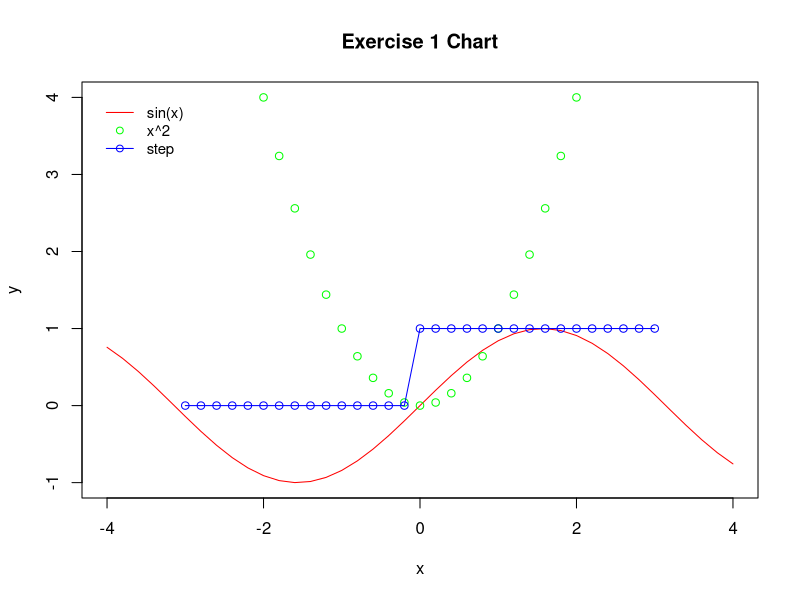

This chart was generated by the following R code:

### Kristin Meier
### R script for MSiA 400 Lab 1 
### Excersise 1 Problem 1
### 10/16/2016

# create line charts for the 3 functions on the same set of axes
  # create the data frame w/ all functions and plot from there
  # use maximum range for y values (-4:4)

ex1_chart <- function(){

 plotloc <- "/Users/kmeier92/Documents/Northwestern/fall2016/Competitive_Analytics/labs/exercises/"

 ##############################
 # 1. Make Data
 ##############################
 
   # sin(x) between -4 and 4
    x <- seq(-4,4,0.2)
    sinx <- sin(x)
   # create data frame
    plotdata <- data.frame(x,sinx)
  
   # create x^2 b/w -2 and 2
    plotdata$x2 <- NULL
    plotdata$x2[plotdata$x >= -2 & plotdata$x <= 2] <- (plotdata$x[plotdata$x >= -2 & plotdata$x <= 2])^2
  
   # create binary step function
    plotdata$step <- NULL
    plotdata$step[plotdata$x >= 0 & plotdata$x <= 3] <- 1
    plotdata$step[plotdata$x >= -3 & plotdata$x < 0] <- 0
  
 ##############################
 # 2. Make Plot
 ##############################

  pdf(paste(plotloc,"ex1chart.pdf",sep=""))
  
    # set up plot info here 
    # easy to change if necessary 
    labels <- c("sin(x)","x^2","step")
    colors <- c("red","green","blue")
    types <- c("l","p","o")
    ymin <- min(plotdata[,-1],na.rm=T)
    ymax <- max(plotdata[,-1],na.rm=T)
    title <- "Exercise 1 Chart"
      
    # first plot sin(x)
    plot(x = plotdata$x,
         y = plotdata$sinx,
         type = types[1],
         col = colors[1],
         ylim = c(ymin,ymax),
         xlab = "x",
         ylab = "y",
         main = title
         )
    # next plot x^2
    lines(x = plotdata$x,
          y = plotdata$x2,
          type = types[2],
          col = colors[2])
    # last plot step function
    lines(x = plotdata$x,
          y = plotdata$step,
          type = types[3],
          col = colors[3])
    # add legend to top middle
    legend("topleft",
           legend = labels,
           cex = 0.9,
           col = colors,
           lty = c(1,NA,1),
           pch = c(NA,1,1),
           bty = "n",
           inset = 0.03)

 dev.off()

}

# run function to create chart
ex1_chart()
